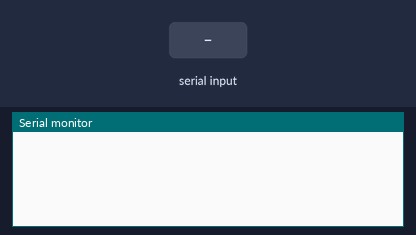
Bench run of a sketch on a simulated Arduino Uno, built with avr-gcc and run on an emulated ATmega328P. Shown: the last lines printed to the serial monitor. The inputs (shaded band) are chosen by the test bench.

Above: at 1.2 s.
1.3 s: "90,45\n" received over the second serial link
At 2.4 s:
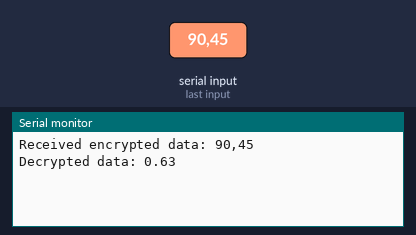
2.8 s: "5\n" received over the second serial link
At 5.8 s:
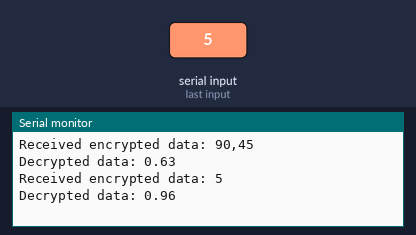

Measured:
- after the input at 1.3 s, the serial monitor: prints a new line at once (image 1)
- after the input at 2.8 s, the serial monitor: prints a new line after 1.5 s (image 2)

The sketch:

Rx_XOR_Decryption.ino
```cpp
#include <SoftwareSerial.h>

const int key = 0x65; // Encryption Key in HEX

SoftwareSerial softSerial(2, 3); // RX, TX

void setup() {
  Serial.begin(9600); // Start the Serial communication to receive data from the computer
  softSerial.begin(4800); // Start software serial
}

void loop() {
  while(softSerial.available()) {
    String receivedData = softSerial.readStringUntil('\n');

    receivedData.trim(); // Remove any trailing whitespace or newline character

    Serial.print("Received encrypted data: ");
    Serial.println(receivedData);

    int decryptedData = receivedData.toInt() ^ key;

    float dB = (float) decryptedData / 100.0;

    Serial.print("Decrypted data: ");
    Serial.println(dB);

    delay(3000); // Wait for a bit to not spam the serial output
  }
}
```
